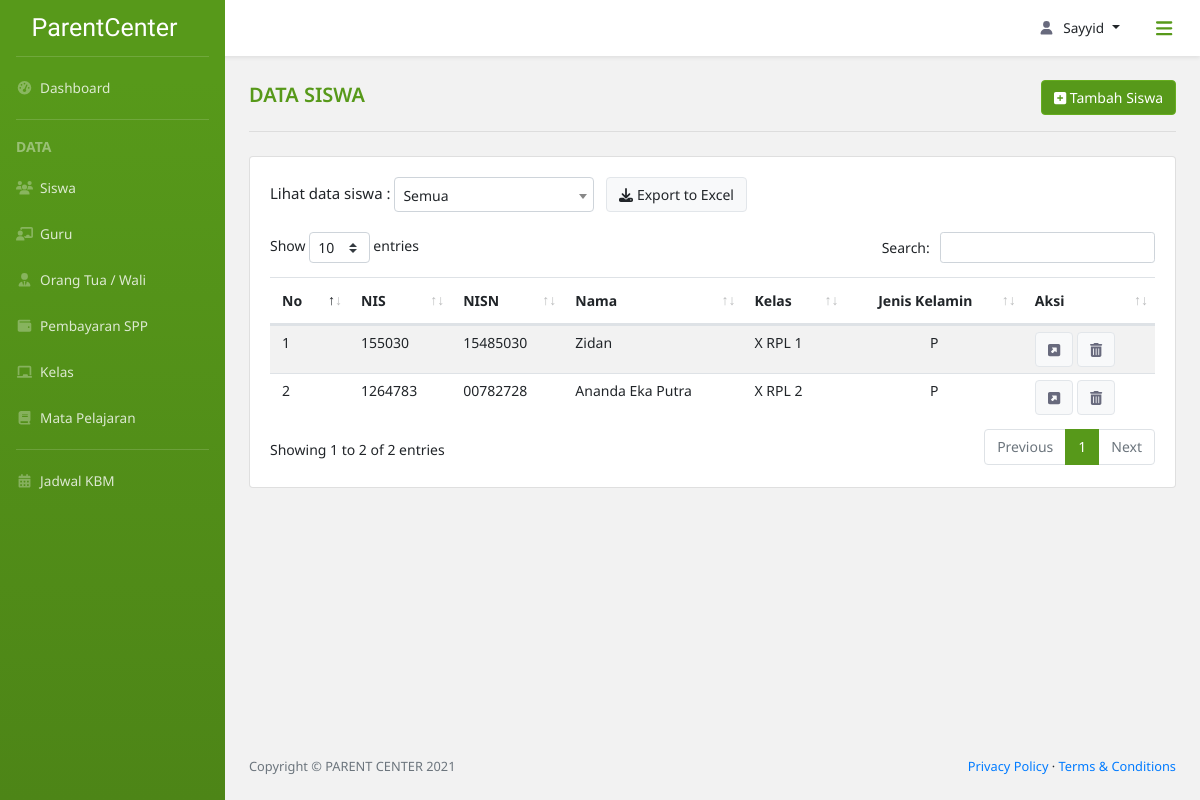
/data_siswa/ (signed in), run on the app's committed database.
### parent_center_app/models.py (models this page shows, shortened)
class Siswa(models.Model):
    nis = models.CharField(max_length=15, null=True)
    nisn = models.CharField(max_length=15, null=True)
    id_siswa = models.CharField(max_length=30,
                                primary_key=True,
                                unique=True,
                                default=custom_siswa,
                                editable=False)
    nama = models.CharField(max_length=50)
    tpt_lahir = models.CharField(max_length=50)
    tgl_lahir = models.DateField(default=date.today)
    agama = models.CharField(max_length=15)
    class jns_kelamin(models.TextChoices):
        P = 'Perempuan'
        L = 'Laki-Laki'
    jns_kelamin = models.CharField(max_length=10,
                                   choices=jns_kelamin.choices,
                                   default=jns_kelamin.L)
    no_tlp = models.CharField(max_length=13, null=True)
    alamat = models.TextField(null=True)
    id_kelas = models.ForeignKey(Kelas, null=True, on_delete=models.SET_NULL)

class Kelas(models.Model):
    id_kelas = models.CharField(max_length=10,
                                primary_key=True,
                                unique=True,
                                default=custom_kelas,
                                editable=False)
    class rentang_kelas(models.TextChoices):
        X = 'X'
        XI = 'XI'
        XII = 'XII'
    kelas = models.CharField(max_length=3,
                             choices=rentang_kelas.choices,
                             default=rentang_kelas.X)
    class jurusan(models.TextChoices):
        TITL = 'Teknik Intalasi Tenaga Listrik'
        TP = 'Teknik Pemesinan'
        TKR = 'Teknik Kendaraan Ringan'
        TKJ = 'Teknik Komputer Jaringan'
        RPL = 'Rekayasa Perangkat Lunak'
        TBSM = 'Teknik dan Bisnis Sepeda Motor'
    jurusan = models.CharField(max_length=30,
                               choices=jurusan.choices,
                               default=jurusan.TITL)
    no_kelas = models.SmallIntegerField(default=1)

### parent_center_app/views.py (the view)
# urls.py: path('data_siswa/', views.dataSiswa, name='data siswa'),
@login_required(login_url='login')
def dataSiswa(request):
    if level_permission(request, ['Admin']) is False:
        return redirect(level_login(request))
    else:
        siswas = Siswa.objects.all()
        kelass = Kelas.objects.all().order_by('kelas', 'jurusan', 'no_kelas')
        context = {
            'title': 'Data Siswa',
            'Siswas': siswas,
            'Kelass': kelass,
        }
        return render(request,
                      'parent_center_app/data_siswa.html',
                      context)

### parent_center_app/views.py (called while the page is built)
def level_permission(current_user, level: list) -> bool:
    if current_user.user.extend_user.user_level in level:
        return True
    else:
        return False

### parent_center_app/templates/parent_center_app/Data_siswa.html (shortened to what this page needs)
{% extends 'parent_center_app/base.html' %}
{% block breadcrumb %}
<div class="row d-flex pt-4 div-tambah">
    <div class="col-lg-7 col-sm-6">
        <div class="div-title">
            <span class="title-content">{{title}}</span>
        </div>
    </div>
    <div class="col-lg-5 col-sm-6 align-self-center text-right">
        <a class="btn btn-light btn-tambah" href="/tambah_siswa"><i class="fas fa-plus-square"></i> Tambah Siswa</a>
    </div>
</div>
<hr class="dropdown-divider hr-title mb-4 mx-4 mt-3">
{% endblock breadcrumb %}
{% block content %}
    <div class="row">
        <div class="col-lg-12">
            <div class="card">
                <div class="card-body card-dashboard">
                    <div class="row mx-0">
                        <div class="col-lg-12 px-0 div-sort">
                            Lihat data siswa :
                            <button class="btn btn-light ml-2 btn-export"><i class="fas fa-download"></i> Export to Excel</button>
                        </div>
                    </div>
                    <div class="table-responsive table-siswa">
                        <table class="table table table-striped table-siswa" id="table-custom">
                            <thead>
                                <tr>
                                    <th scope="col">No</th>
                                    <th scope="col">NIS</th>
                                    <th scope="col">NISN</th>
                                    <th scope="col">Nama</th>
                                    <th scope="col">Kelas</th>
                                    <th scope="col" class="text-center">Jenis Kelamin</th>
                                    <th scope="col">Aksi</th>
                                </tr>
                            </thead>
                            <tbody>
                                {% for siswa in Siswas %}
                                <tr>
                                    <td>{{forloop.counter}}</td>
                                    <td>{{siswa.nis}}</td>
                                    <td>{{siswa.nisn}}</td>
                                    <td>{{siswa.nama}}</td>
                                    <td>
                                        {{siswa.id_kelas.kelas}}
                                            {% if siswa.id_kelas.jurusan == "Rekayasa Perangkat Lunak" %}
                                                RPL
                                            {% elif siswa.id_kelas.jurusan == "Teknik Komputer Jaringan" %}
                                                TKJ
                                            {% elif siswa.id_kelas.jurusan == "Teknik Intalasi Tenaga Listrik" %}
                                                TITL
                                            {% elif siswa.id_kelas.jurusan == "Teknik Pemesinan" %}
                                                TP
                                            {% elif siswa.id_kelas.jurusan == "Teknik Kendaraan Ringan" %}
                                                TKR
                                            {% else %}
                                                TBSM
                                            {% endif %}
                                        {{ siswa.id_kelas.no_kelas }}
                                    </td>
                                    <td class="text-center">
                                        {% if siswa.jns_kelamin == "Laki-laki" %}
                                            L
                                        {% else %}
                                            P
                                        {% endif %}
                                    </td>
                                    <td>
                                        <a class="btn btn-light" href="/detail_siswa"><i class="fas fa-external-link-square-alt"></i></a>
                                        <button class="btn btn-light" type="button" data-toggle="modal" data-target="#modal_hapus"><i class="fas fa-trash-alt"></i></button>
                                    </td>
                                </tr>
                                {% endfor %}
                            </tbody>
                        </table>
                    </div>
                </div>
            </div>
        </div>
    </div>
{% endblock content %}

### parent_center_app/templates/parent_center_app/base.html (shortened to what this page needs)
{% load static %}
<!DOCTYPE html>
<html lang="en">
    <head>
        <link href="{% static 'parent_center_app/assets/css/bootstrap-toggle.min.css' %}" rel="stylesheet">
        <link href="{% static 'parent_center_app/assets/css/style-custom.css' %}" rel="stylesheet" />
        <link href="{% static 'parent_center_app/assets/css/styles.css' %}" rel="stylesheet" />
        <link rel="stylesheet" type="text/css" href="{% static 'parent_center_app/assets/css/dataTables.bootstrap4.min.css' %}"/>
        <link href="{% static 'parent_center_app/vendor/fontawesome-free/css/all.min.css' %}" rel="stylesheet" type="text/css">
        <link href="//cdn.jsdelivr.net/npm/select2@4.1.0-rc.0/dist/css/select2.min.css" rel="stylesheet" />
    </head>
    <body class="sb-nav-fixed">
        <nav class="sb-topnav navbar navbar-expand navbar-dark bg-putih shadow-sm">
            <button class="btn btn-link btn-sm order-1 rounded-circle" id="sidebarToggle" href="#"><i class="fas fa-bars fa-lg"></i></button>
            <ul class="navbar-nav ml-auto md-0 mr-2">
                <li class="nav-item dropdown">
                    <a class="nav-link dropdown-toggle" id="userDropdown" href="#" role="button" data-toggle="dropdown" aria-haspopup="true" aria-expanded="false"><i class="fas fa-user fa-fw"></i>{{ request.user }}</a>
                </li>
            </ul>
        </nav>
        <div id="layoutSidenav">
            <div id="layoutSidenav_nav">
                <nav class="sb-sidenav accordion bg-green" id="sidenavAccordion">
                    <div class="sb-sidenav-menu">
                        <div class="nav">
                            <a class="navbar-brand d-flex align-self-center align-items-center" href="/dashboard_admin">
                                ParentCenter
                            </a>
                            <div class="dropdown-divider mx-3 mt-0"></div>
                            <a class="nav-link" href="/dashboard_admin">
                                <i class="fas fa-fw fa-tachometer-alt"></i>&nbsp;
                                Dashboard
                            </a>
                            <div class="dropdown-divider mx-3"></div>
                            <div class="dropdown-header">
                                DATA
                            </div>
                            <a class="nav-link" href="/data_siswa">
                                <i class="fas fa-fw fa-users"></i>&nbsp;
                                Siswa
                            </a>
                            <a class="nav-link" href="/data_guru">
                                <i class="fas fa-fw fa-chalkboard-teacher"></i>&nbsp;
                                Guru
                            </a>
                            <a class="nav-link" href="/data_orangtua">
                                <i class="fas fa-fw fa-user-tie"></i>&nbsp;
                                Orang Tua / Wali
                            </a>
                            <a class="nav-link" href="/cari_spp">
                                <i class="fas fa-fw fa-wallet"></i>&nbsp;
                                Pembayaran SPP
                            </a>
                            <a class="nav-link" href="/data_kelas">
                                <i class="fas fa-fw fa-chalkboard"></i>&nbsp;
                                Kelas
                            </a>
                            <a class="nav-link" href="/data_mapel">
                                <i class="fas fa-fw fa-book"></i>&nbsp;
                                Mata Pelajaran
                            </a>
                            <div class="dropdown-divider mx-3"></div>
                            <a class="nav-link" href="/jadwal_kbm">
                                <i class="fas fa-fw fa-calendar-alt"></i>&nbsp;
                                Jadwal KBM
                            </a>
                        </div>
                    </div>
                </nav>
            </div>
            <div id="layoutSidenav_content">
                <main>
                    <div class="container-fluid px-0">
                        {% block breadcrumb %}
                        {% endblock breadcrumb %}
                        {% block content %}
                        {% endblock content %}
                    </div>
                </main>
                <footer class="py-4 bg-grey mt-auto">
                    <div class="container-fluid">
                        <div class="d-flex align-items-center justify-content-between small">
                            <div class="text-muted">Copyright &copy; PARENT CENTER 2021</div>
                            <div>
                                <a href="/privacy-policy">Privacy Policy</a>
                                &middot;
                                <a href="/terms-condition">Terms &amp; Conditions</a>
                            </div>
                        </div>
                    </div>
                </footer>
            </div>
        </div>
    </body>
</html>

### parent_center_app/static/parent_center_app/assets/css/style-custom.css (style rules this page uses)
* { font-family: 'Noto Sans', sans-serif; }
body { background-color: #f2f2f2!important; }
#userDropdown svg { margin-right: .5rem; }
#userDropdown { text-transform: capitalize; }
a#userDropdown.nav-link.dropdown-toggle::after { margin-left: .5rem!important; }
.bg-putih { background-color: #fff; }
.bg-green { background-color: #57991a; background-image: linear-gradient(180deg,#57991a 10%,#4d8517 100%); background-size: cover; }
.sb-sidenav-menu a.nav-link { color: rgba(255,255,255,.8)!important; }
.sb-sidenav-menu a.nav-link svg { color: rgba(255,255,255,.3)!important; }
.navbar-nav a, #ddUser .dropdown-item { color: #212529!important; }
.navbar-nav a svg, .card-dashboard svg { color: #686a7d!important; }
.sb-sidenav .dropdown-divider { border-color: rgba(255,255,255,.15); }
.sb-sidenav .dropdown-header { color: rgba(255,255,255,.4); }
#sidebarToggle { height: 2.5rem!important; width: 2.5rem!important; font-weight: 400!important; color: #57991a!important; }
.navbar-brand { height: 56px; color: #fff; font-family: 'Satisfy', cursive!important; font-size: 25px!important; }
.sb-nav-fixed .sb-topnav { z-index: 1038!important; }
.sb-nav-fixed #layoutSidenav #layoutSidenav_nav .sb-sidenav { padding-top: 0!important; }
.dropdown-header { padding-left: 1rem!important; font-weight: bold; }
.sb-sidenav-menu, .sb-topnav.navbar, #ddUser .dropdown-item { font-size: 13.6px; }
.nav-link { padding: 12.8px 16px!important; }
.title-content { font-size: 20px; font-weight: 600; color: #57991a; text-transform: uppercase; }
.hr-title { border-color: #ddd!important; border-width: 2px; }
.card-dashboard, #btn-jadwal, .dropdown-jadwal .dropdown-item { font-size: 15px!important; }
.card-dashboard .row { margin-bottom: 1.25rem; }
#table-custom_wrapper *, .table-custom-dashboard * { font-size: 14px; }
.container-fluid .row { margin-left: .75rem; margin-right: .75rem; }
.table-siswa tbody tr td { padding: 6px 12px; }
.btn-tambah.btn-light { background-color: #57991a!important; border-color: #66ad1f!important; font-size: 14px!important; color: #fff!important; }
.div-sort * { font-size: 14px!important; color: #212529; }
.btn-light { border: 1px solid #e2e6ea!important; }

### data on the page
Siswa: nis "155030", nisn "15485030", nama "Zidan", id_kelas.kelas "X", shows "RPL", id_kelas.no_kelas "1", jns_kelamin "P"
Siswa: nis "1264783", nisn "00782728", nama "Ananda Eka Putra", id_kelas.kelas "X", shows "RPL", id_kelas.no_kelas "2", jns_kelamin "P"

### other printed values
{{ request.user }} "Sayyid"
{{ title }} "DATA SISWA"
